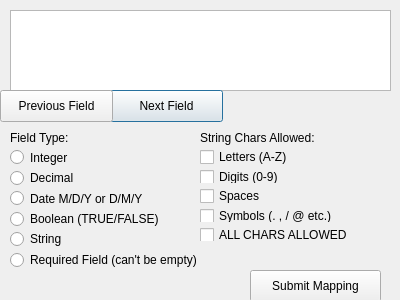
<?xml version="1.0" encoding="UTF-8"?>
<ui version="4.0">
 <class>Mapping</class>
 <widget class="QDialog" name="Mapping">
  <property name="geometry">
   <rect>
    <x>0</x>
    <y>0</y>
    <width>400</width>
    <height>300</height>
   </rect>
  </property>
  <property name="windowTitle">
   <string>Dialog</string>
  </property>
  <widget class="QPlainTextEdit" name="plainTextEdit">
   <property name="geometry">
    <rect>
     <x>10</x>
     <y>10</y>
     <width>381</width>
     <height>81</height>
    </rect>
   </property>
  </widget>
  <widget class="QPushButton" name="pushButton">
   <property name="geometry">
    <rect>
     <x>110</x>
     <y>90</y>
     <width>113</width>
     <height>32</height>
    </rect>
   </property>
   <property name="text">
    <string>Next Field</string>
   </property>
  </widget>
  <widget class="QPushButton" name="pushButton_2">
   <property name="geometry">
    <rect>
     <x>0</x>
     <y>90</y>
     <width>113</width>
     <height>32</height>
    </rect>
   </property>
   <property name="text">
    <string>Previous Field</string>
   </property>
  </widget>
  <widget class="QLabel" name="label">
   <property name="geometry">
    <rect>
     <x>10</x>
     <y>130</y>
     <width>111</width>
     <height>16</height>
    </rect>
   </property>
   <property name="text">
    <string>Field Type:</string>
   </property>
  </widget>
  <widget class="QPushButton" name="pushButton_3">
   <property name="geometry">
    <rect>
     <x>250</x>
     <y>270</y>
     <width>131</width>
     <height>32</height>
    </rect>
   </property>
   <property name="text">
    <string>Submit Mapping</string>
   </property>
  </widget>
  <widget class="QRadioButton" name="radioButton_6">
   <property name="geometry">
    <rect>
     <x>10</x>
     <y>250</y>
     <width>221</width>
     <height>20</height>
    </rect>
   </property>
   <property name="text">
    <string>Required Field (can't be empty)</string>
   </property>
  </widget>
  <widget class="QLabel" name="label_2">
   <property name="geometry">
    <rect>
     <x>200</x>
     <y>130</y>
     <width>161</width>
     <height>16</height>
    </rect>
   </property>
   <property name="text">
    <string>String Chars Allowed:</string>
   </property>
  </widget>
  <widget class="QWidget" name="">
   <property name="geometry">
    <rect>
     <x>10</x>
     <y>150</y>
     <width>166</width>
     <height>96</height>
    </rect>
   </property>
   <layout class="QVBoxLayout" name="verticalLayout">
    <item>
     <widget class="QRadioButton" name="radioButton">
      <property name="text">
       <string>Integer</string>
      </property>
     </widget>
    </item>
    <item>
     <widget class="QRadioButton" name="radioButton_2">
      <property name="text">
       <string>Decimal</string>
      </property>
     </widget>
    </item>
    <item>
     <widget class="QRadioButton" name="radioButton_3">
      <property name="text">
       <string>Date M/D/Y or D/M/Y</string>
      </property>
     </widget>
    </item>
    <item>
     <widget class="QRadioButton" name="radioButton_4">
      <property name="text">
       <string>Boolean (TRUE/FALSE)</string>
      </property>
     </widget>
    </item>
    <item>
     <widget class="QRadioButton" name="radioButton_5">
      <property name="text">
       <string>String</string>
      </property>
     </widget>
    </item>
   </layout>
  </widget>
  <widget class="QWidget" name="">
   <property name="geometry">
    <rect>
     <x>200</x>
     <y>150</y>
     <width>163</width>
     <height>91</height>
    </rect>
   </property>
   <layout class="QVBoxLayout" name="verticalLayout_2">
    <item>
     <widget class="QCheckBox" name="checkBox">
      <property name="text">
       <string>Letters (A-Z)</string>
      </property>
     </widget>
    </item>
    <item>
     <widget class="QCheckBox" name="checkBox_2">
      <property name="text">
       <string>Digits (0-9)</string>
      </property>
     </widget>
    </item>
    <item>
     <widget class="QCheckBox" name="checkBox_3">
      <property name="text">
       <string>Spaces</string>
      </property>
     </widget>
    </item>
    <item>
     <widget class="QCheckBox" name="checkBox_4">
      <property name="text">
       <string>Symbols (. , / @ etc.)</string>
      </property>
     </widget>
    </item>
    <item>
     <widget class="QCheckBox" name="checkBox_5">
      <property name="text">
       <string>ALL CHARS ALLOWED</string>
      </property>
     </widget>
    </item>
   </layout>
  </widget>
 </widget>
 <resources/>
 <connections/>
</ui>
